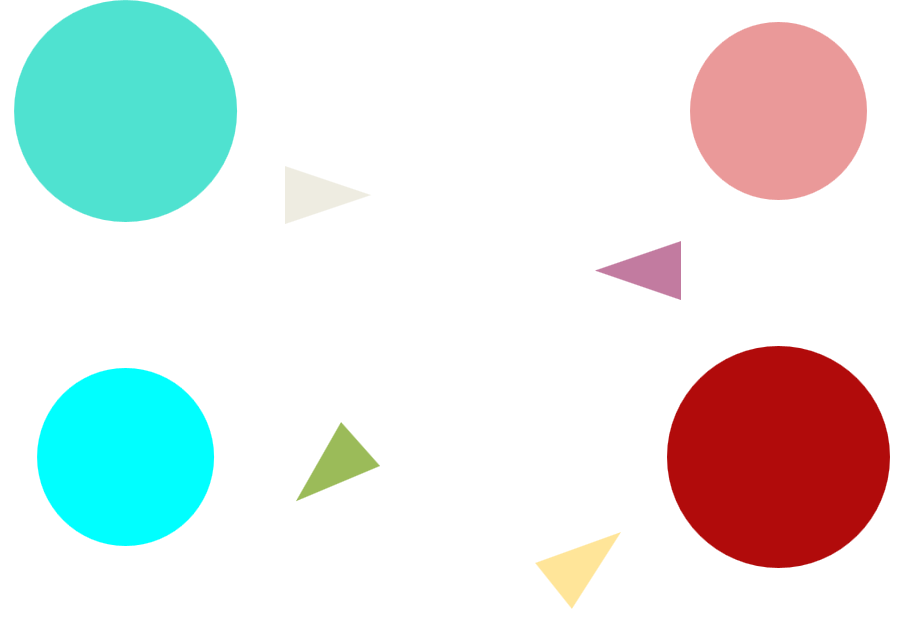
#> input picture circulo.png, 907 x 618 px
$ jupyter execute 'Espaço de cor e contorno.ipynb'   (shell and % lines are left out)   (older library calls are emulated)
#> lines starting #> are read from the running program, lines starting #| are printed output that depends on the picture; after the words box and inside, x2 and y2 are one past the last pixel; in counts of white or black regions, pixels touching at a corner belong together; long printed decimals are rounded
## NAC 1 - 4SIS

Anna Giulia Balbino Gatti Baani
Thais Aronica Rosa

### **R1**

Use a imagem circulo.png para implementar um código que:
Segmenta apenas os círculos maiores da imagem, use a técnica que achar melhor. E exibe o resultado. (máx 3 pontos)
Exibe na imagem a área e o centro de massa dos dois círculos segmentados da imagem. O resultado esperado e uma imagem com um marcação no centro indicando o CM e o valor da área; (máx 3 pontos)
Essa rubrica pode ser feita no jupyter notebook ou google Colab.

[cell 1]
# Calculo das coordenadas do centro de massa

#recarregando o nosso exemplo...
#R1

import cv2
from matplotlib import pyplot as plt
import numpy as np

img = cv2.imread('circulo.png')
#> img is the input picture: shape (618, 907, 3); mean B, G, R 228.6, 230.5, 224.4

img_rgb = cv2.cvtColor(img, cv2.COLOR_BGR2RGB)
img_hsv = cv2.cvtColor(img, cv2.COLOR_BGR2HSV)
#> img_hsv: shape (618, 907, 3); mean H, S, V 11.2, 44.7, 246


image_lower_hsvB = np.array([85, 160, 210])
image_upper_hsvB = np.array([95, 185, 230])

mask_hsvB = cv2.inRange(img_hsv, image_lower_hsvB, image_upper_hsvB)
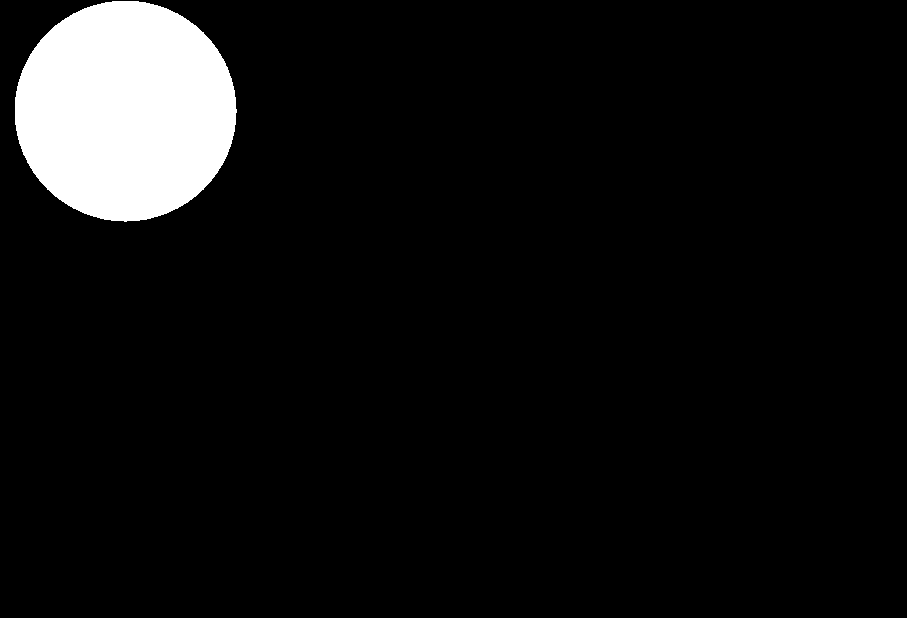
#> mask_hsvB: shape (618, 907); 6.9% white; 1 white region, box (x1, y1, x2, y2) and area: (15, 1, 237, 222) 38413

image_lower_hsv1 = np.array([0, 100, 100])
image_upper_hsv1 = np.array([10, 255, 255])

mask_hsv1 = cv2.inRange(img_hsv, image_lower_hsv1, image_upper_hsv1)
#> mask_hsv1: shape (618, 907); 6.9% white; 1 white region, box (x1, y1, x2, y2) and area: (667, 346, 890, 568) 38840

image_lower_hsv2 = np.array([170, 100, 100])
image_upper_hsv2 = np.array([180, 255, 255])

mask_hsv2 = cv2.inRange(img_hsv, image_lower_hsv2, image_upper_hsv2)
#> mask_hsv2: shape (618, 907); every value is 0

mask_hsvR = cv2.bitwise_or(mask_hsv1, mask_hsv2)


mask_hsvFinal = cv2.bitwise_or(mask_hsvR, mask_hsvB)
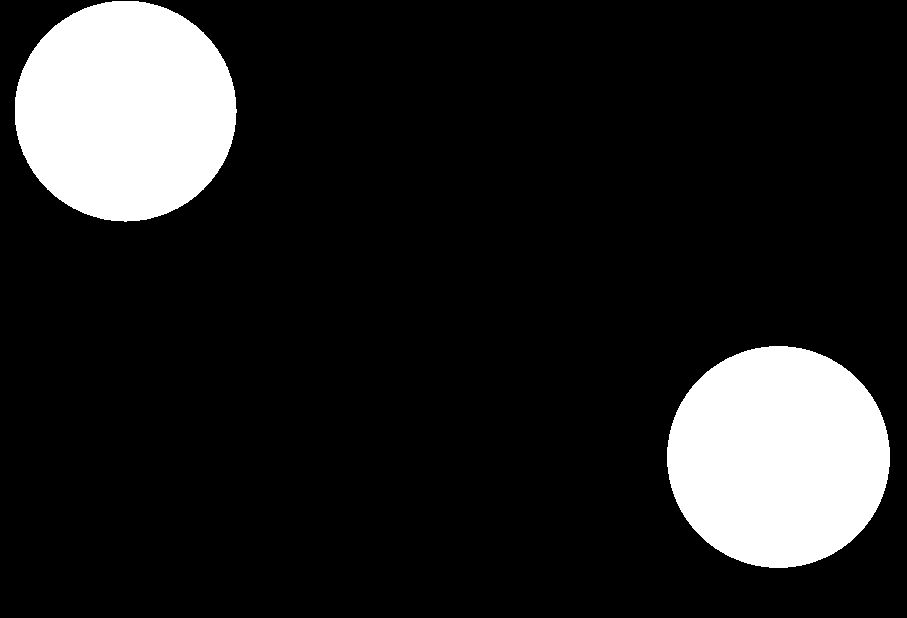
#> mask_hsvFinal: shape (618, 907); 13.8% white; 2 white regions


# para quem tem opencv rev 3.x
#_,contornos, _ = cv2.findContours(mask_hsv, cv2.RETR_TREE, cv2.CHAIN_APPROX_SIMPLE)
#para quem tem opencv >rev4.x
contornos, _ = cv2.findContours(mask_hsvFinal, cv2.RETR_TREE, cv2.CHAIN_APPROX_SIMPLE)
#> contornos = 2 contours; box (x1, y1, x2, y2) and area: (667, 346, 890, 568) 38526, (15, 1, 237, 222) 38100
print("Quantidade de contornos encontrado: ", len(contornos))
#| Quantidade de contornos encontrado:  2

mask_rgbBlue = cv2.cvtColor(mask_hsvB, cv2.COLOR_GRAY2RGB)
contornos_imgB = mask_rgbBlue.copy() # Cópia da máscara para ser desenhada "por cima"

cv2.drawContours(contornos_imgB, contornos, -1, [200,50,0], 5);
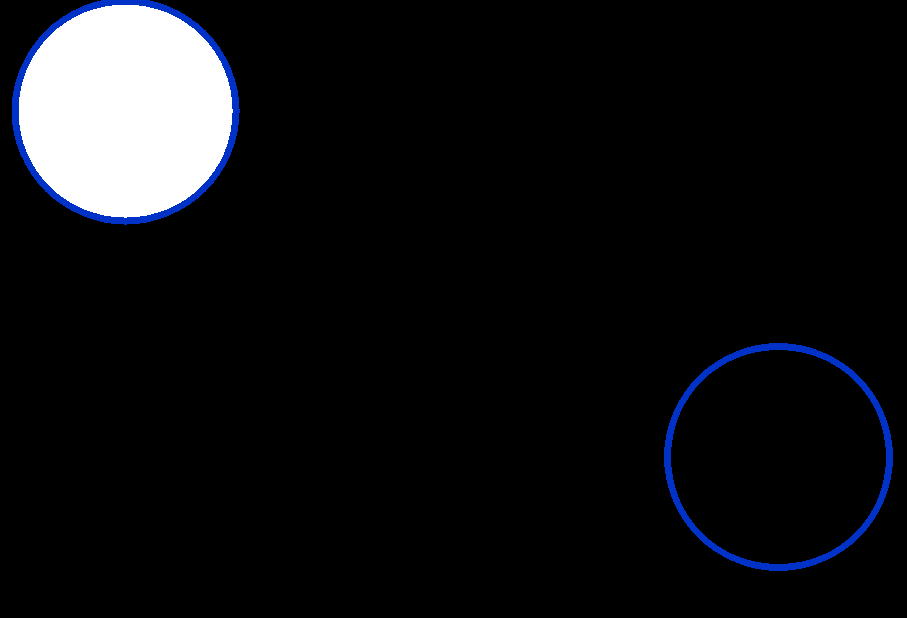
#> contornos_imgB: shape (618, 907, 3); mean B, G, R 19.6, 17.1, 16.3


mask_rgbRed = cv2.cvtColor(mask_hsvR, cv2.COLOR_GRAY2RGB)
contornos_imgR = mask_rgbRed.copy() # Cópia da máscara para ser desenhada "por cima"

cv2.drawContours(contornos_imgR, contornos, -1, [200,50,0], 5);
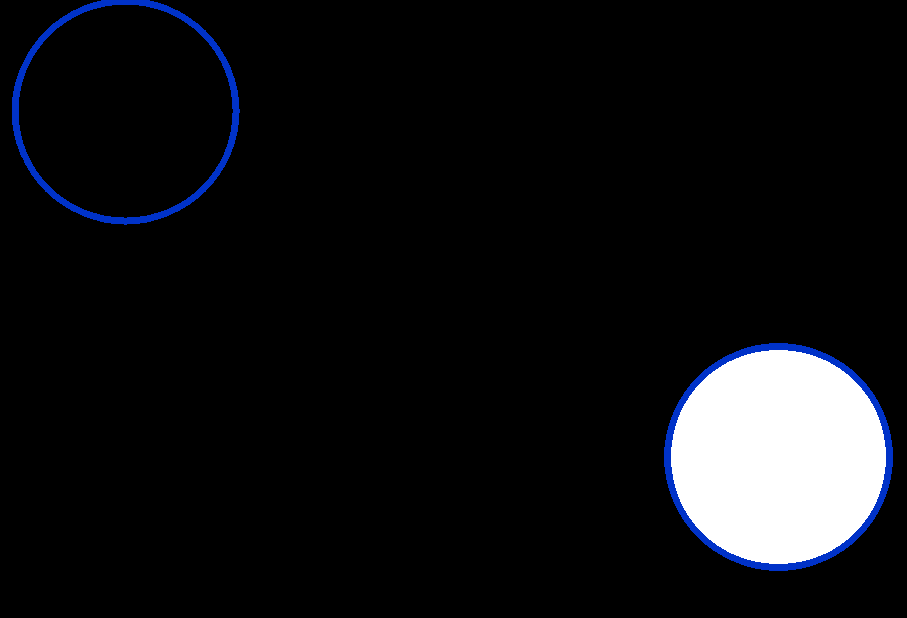
#> contornos_imgR: shape (618, 907, 3); mean B, G, R 19.7, 17.3, 16.5

contornos_img = cv2.bitwise_or(contornos_imgB, contornos_imgR)
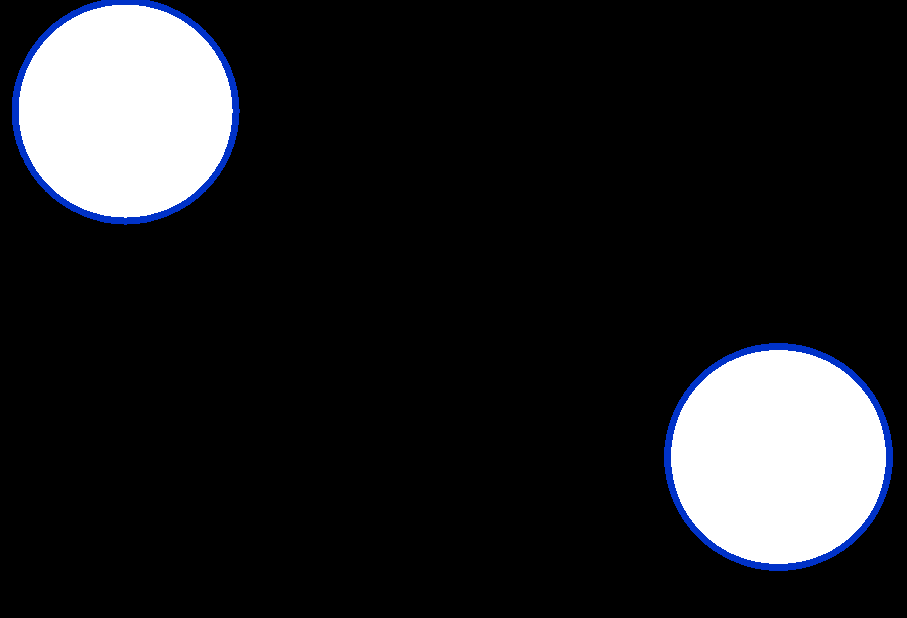
#> contornos_img: shape (618, 907, 3); mean B, G, R 36.1, 33.6, 32.8

plt.figure(figsize=(8,6))
plt.imshow(contornos_img);

cnt = contornos[0]
#> cnt = contour of 312 points, box (x1, y1, x2, y2) (667, 346, 890, 568), area 38526

M = cv2.moments(cnt)
#> M = moments, m00 38526, centre m10/m00, m01/m00 = (778, 456.5)
print( M )
#> (printed output is left out)

cnt = contornos[1]
#> cnt = contour of 311 points, box (x1, y1, x2, y2) (15, 1, 237, 222), area 38100
M2 = cv2.moments(cnt)
#> M2 = moments, m00 38099.5, centre m10/m00, m01/m00 = (125.1, 110.5)

print( M2)
#> (printed output is left out)


cxR = int(M['m10']/M['m00'])
#> cxR = 778
cyR = int(M['m01']/M['m00'])
#> cyR = 456


cxB = int(M2['m10']/M2['m00'])
#> cxB = 125
cyB = int(M2['m01']/M2['m00'])
#> cyB = 110

print("centro de massa na posição (Bola Azul): ",cxB, cyB)
#| centro de massa na posição (Bola Azul):  125 110
print("centro de massa na posição (Bola Vermelha): ",cxR, cyR)
#| centro de massa na posição (Bola Vermelha):  778 456

## para desenhar a cruz vamos passar a cor e o tamanho em pixel
size = 20
color = (219, 42, 178)


cv2.line(contornos_imgR,(cxR - size,cyR),(cxR + size,cyR),color,5)
cv2.line(contornos_imgR,(cxR,cyR - size),(cxR, cyR + size),color,5)


cv2.line(contornos_imgB,(cxB - size,cyB),(cxB + size,cyB),color,5)
cv2.line(contornos_imgB,(cxB,cyB - size),(cxB, cyB + size),color,5)

cv2.line(contornos_img,(cxB,cyB),(cxR,cyR),color,5)
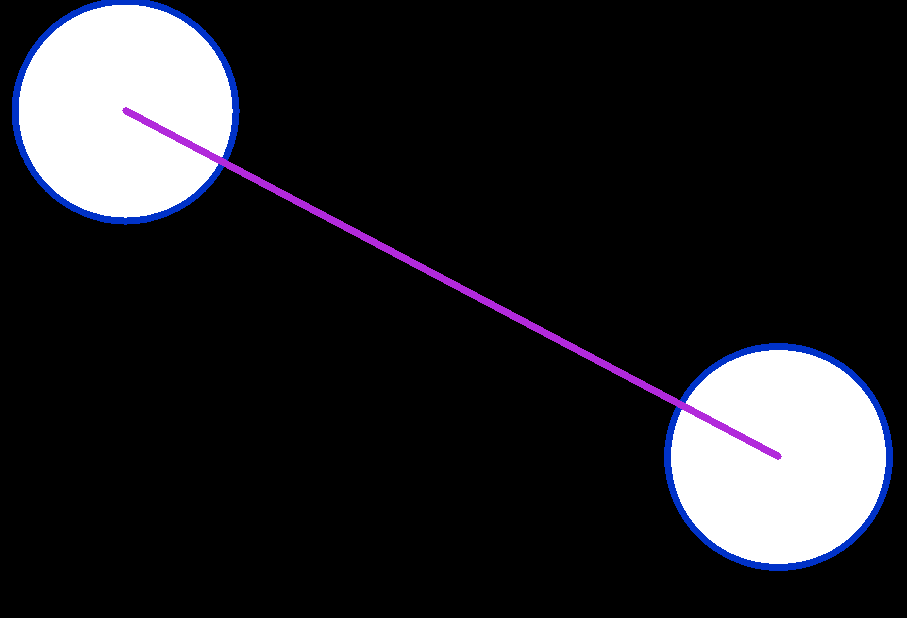
#> contornos_img: shape (618, 907, 3); 0.94% of pixels changed, all inside (x1, y1, x2, y2) = (122, 107, 782, 460)

# Para escrever vamos definir uma fonte

font = cv2.FONT_HERSHEY_SIMPLEX
textB = cxB , cyB
#> textB = (125, 110)
origemB = (700,50)

font = cv2.FONT_HERSHEY_SIMPLEX
textR = cxR , cyR
#> textR = (778, 456)
origemR = (700,150)


cv2.putText(contornos_imgB, str(textB), origemB, font,1,(73, 203, 230),2,cv2.LINE_AA)
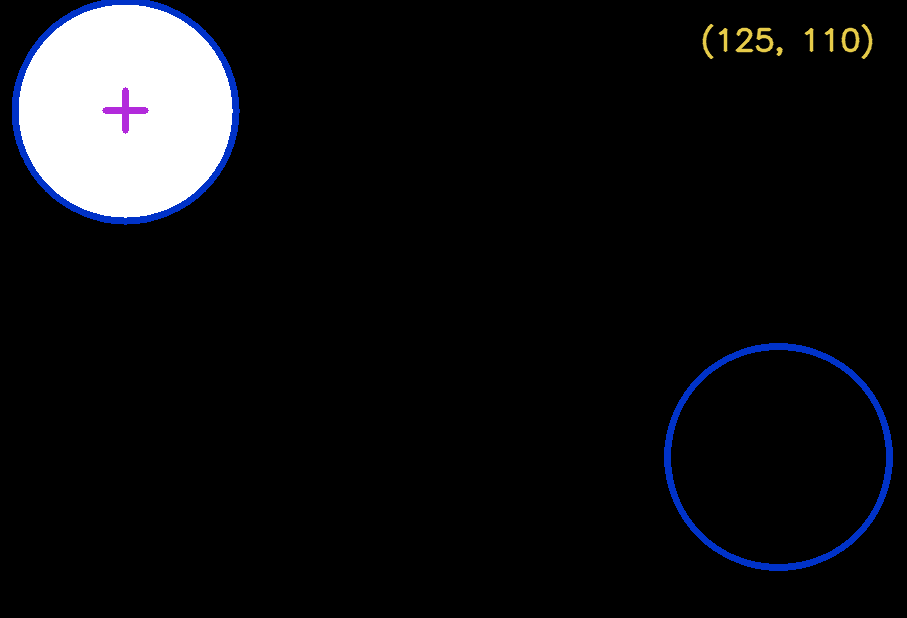
#> contornos_imgB: shape (618, 907, 3); mean B, G, R 19.7, 17.3, 16.7

cv2.putText(contornos_imgR, str(textR), origemR, font,1,(200,50,0),2,cv2.LINE_AA)
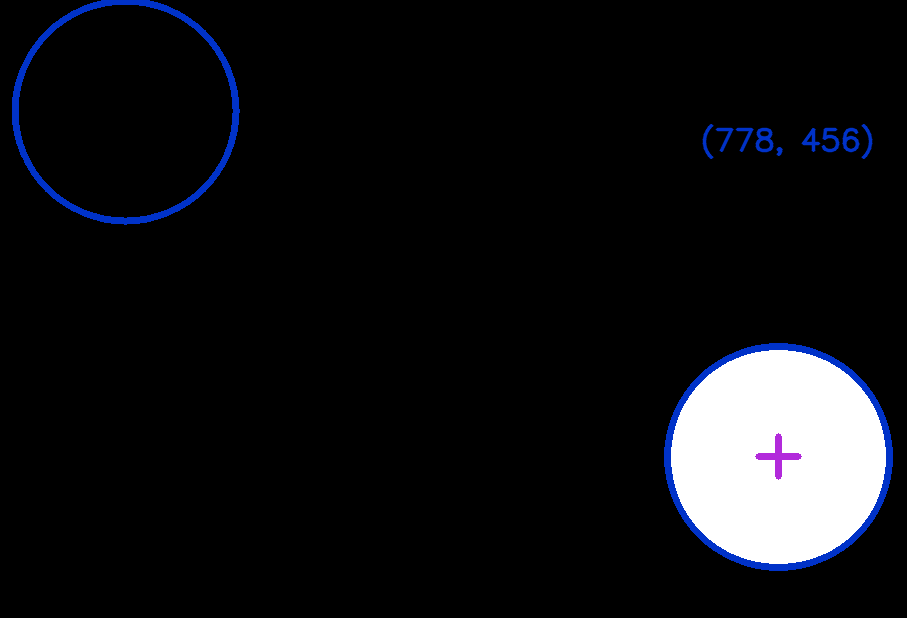
#> contornos_imgR: shape (618, 907, 3); mean B, G, R 20.2, 17.2, 16.4

contornos_img = cv2.bitwise_or(contornos_imgB, contornos_imgR)


plt.imshow(contornos_img);
#> figure, not shown here; B, G, R data is drawn as R, G, B

[cell 2]
#R2

import cv2
from matplotlib import pyplot as plt
import numpy as np
import math

img = cv2.imread('circulo.png')

img_rgb = cv2.cvtColor(img, cv2.COLOR_BGR2RGB)
img_hsv = cv2.cvtColor(img, cv2.COLOR_BGR2HSV)


image_lower_hsvB = np.array([85, 160, 210])
image_upper_hsvB = np.array([95, 185, 230])

mask_hsvB = cv2.inRange(img_hsv, image_lower_hsvB, image_upper_hsvB)

image_lower_hsv1 = np.array([0, 100, 100])
image_upper_hsv1 = np.array([10, 255, 255])

mask_hsv1 = cv2.inRange(img_hsv, image_lower_hsv1, image_upper_hsv1)

image_lower_hsv2 = np.array([170, 100, 100])
image_upper_hsv2 = np.array([180, 255, 255])

mask_hsv2 = cv2.inRange(img_hsv, image_lower_hsv2, image_upper_hsv2)

mask_hsvR = cv2.bitwise_or(mask_hsv1, mask_hsv2)


mask_hsvFinal = cv2.bitwise_or(mask_hsvR, mask_hsvB)


# para quem tem opencv rev 3.x
#_,contornos, _ = cv2.findContours(mask_hsv, cv2.RETR_TREE, cv2.CHAIN_APPROX_SIMPLE)
#para quem tem opencv >rev4.x
contornos, _ = cv2.findContours(mask_hsvFinal, cv2.RETR_TREE, cv2.CHAIN_APPROX_SIMPLE)
#print("Quantidade de contornos encontrado: ", len(contornos))

mask_rgbBlue = cv2.cvtColor(mask_hsvB, cv2.COLOR_GRAY2RGB)
contornos_imgB = mask_rgbBlue.copy() # Cópia da máscara para ser desenhada "por cima"

cv2.drawContours(contornos_imgB, contornos, -1, [200,50,0], 5);


mask_rgbRed = cv2.cvtColor(mask_hsvR, cv2.COLOR_GRAY2RGB)
contornos_imgR = mask_rgbRed.copy() # Cópia da máscara para ser desenhada "por cima"

cv2.drawContours(contornos_imgR, contornos, -1, [200,50,0], 5);

contornos_img = cv2.bitwise_or(contornos_imgB, contornos_imgR)

plt.figure(figsize=(8,6))
#plt.imshow(contornos_img);

cnt = contornos[0]
#> cnt = contour of 312 points, box (x1, y1, x2, y2) (667, 346, 890, 568), area 38526

M = cv2.moments(cnt)
#print( M )

cnt = contornos[1]
#> cnt = contour of 311 points, box (x1, y1, x2, y2) (15, 1, 237, 222), area 38100
M2 = cv2.moments(cnt)

#print( M2)


cxR = int(M['m10']/M['m00'])
cyR = int(M['m01']/M['m00'])


cxB = int(M2['m10']/M2['m00'])
cyB = int(M2['m01']/M2['m00'])

#print("centro de massa na posição (Bola Azul): ",cxB, cyB)
#print("centro de massa na posição (Bola Vermelha): ",cxR, cyR)

## para desenhar a cruz vamos passar a cor e o tamanho em pixel
size = 20
color = (219, 42, 178)


cv2.line(contornos_imgR,(cxR - size,cyR),(cxR + size,cyR),color,5)
cv2.line(contornos_imgR,(cxR,cyR - size),(cxR, cyR + size),color,5)

cv2.line(contornos_imgB,(cxB - size,cyB),(cxB + size,cyB),color,5)
cv2.line(contornos_imgB,(cxB,cyB - size),(cxB, cyB + size),color,5)

cv2.line(contornos_img,(cxB,cyB),(cxR,cyR),color,5)

# Para escrever vamos definir uma fonte

font = cv2.FONT_HERSHEY_SIMPLEX
textB = cxB , cyB
origemB = (700,50)

font = cv2.FONT_HERSHEY_SIMPLEX
textR = cxR , cyR
origemR = (700,150)


cv2.putText(contornos_imgB, str(textB), origemB, font,1,(73, 203, 230),2,cv2.LINE_AA)

cv2.putText(contornos_imgR, str(textR), origemR, font,1,(200,50,0),2,cv2.LINE_AA)

#contornos_img = cv2.bitwise_or(contornos_imgB, contornos_imgR)


x = (cxR - cxB)
#> x = 653
y = (cyR - cyB)
#> y = 346

inclinacao = math.atan2(x, y)
#> inclinacao = 1.08

plt.imshow(contornos_img);


pi = math.pi

incliGraus = ((inclinacao*180)/pi)
#> incliGraus = 62.08

print("Grau de inclinação em radiano: ", inclinacao)
#| Grau de inclinação em radiano:  1.084

print("Grau de inclinação em graus: ",incliGraus,"º")
#| Grau de inclinação em graus:  62.083 º
